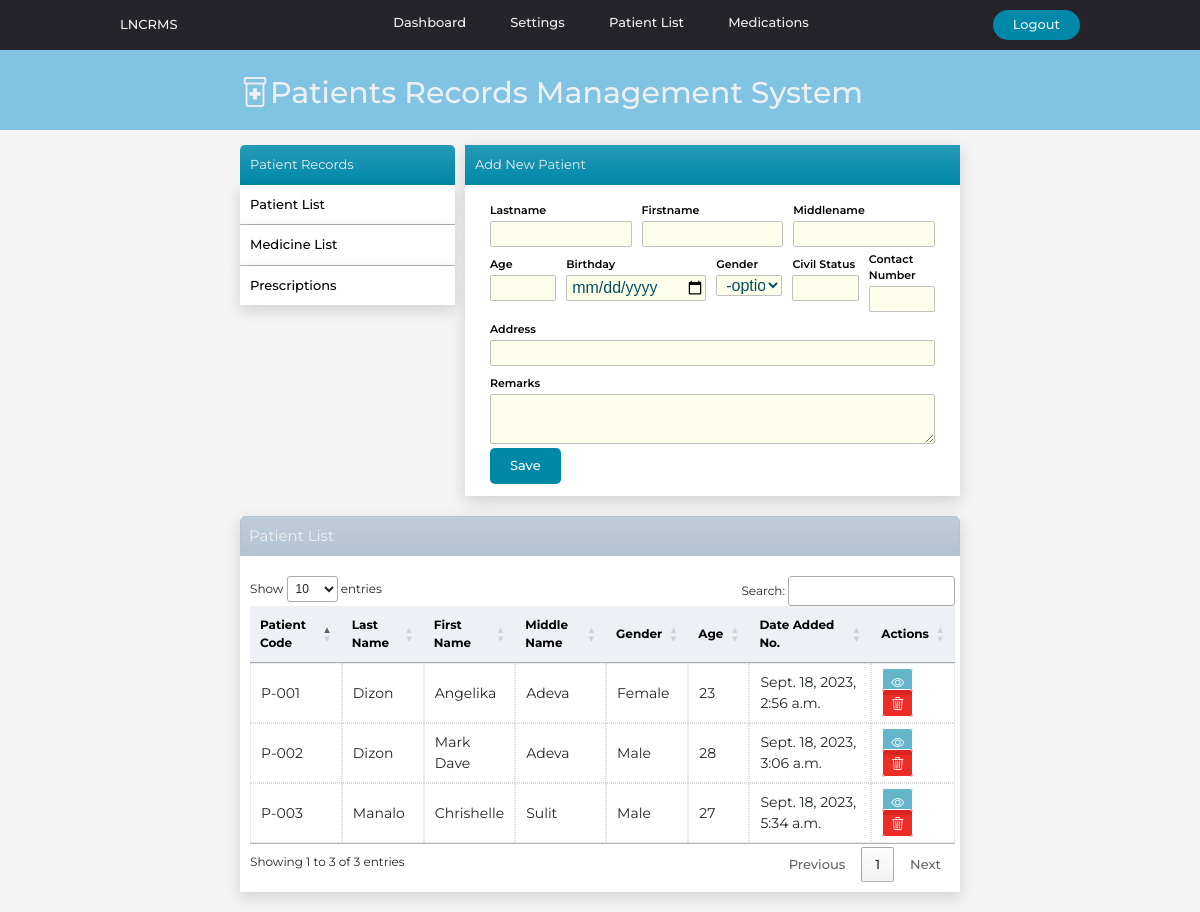
/patientlist/, run on the app's committed database.
### website/models.py (models this page shows)
class Patient(models.Model):
    created_at = models.DateTimeField(auto_now_add=True)
    patient_code=models.CharField(max_length=50)
    first_name = models.CharField(max_length=50)
    middle_name = models.CharField(max_length=50)
    last_name = models.CharField(max_length=50)
    age = models.CharField(max_length=50)
    bday = models.CharField(max_length=50,default='')
    civil_status = models.CharField(max_length=50,default='')
    gender = models.CharField(max_length=50)
    address = models.CharField(max_length=100)
    contact_number = models.CharField(max_length=50)

### website/views.py (the view, shortened to what this page needs)
# urls.py: path('patientlist/',views.patientlist, name='patientlist'),
def patientlist(request):
    patientsdata = {'patientsdata': Patient.objects.all()}
    return render(request, 'patientlist.html',patientsdata)

### website/templates/patientlist.html
{% extends 'index.html' %}
{% block content%}
    <div class="container1">
      {% include "sidemenu.html" %}
      <div class="reg-area">
        {% include 'newpatient.html' %}
      </div>
    </div>
    <div class="container2">
      <div class="table-title bg-gradient">Patient List</div>
      <div class="table-box">
        {% include 'patientstable.html' %}
      </div>
</div>
{%endblock%}

### website/templates/patientstable.html
    <table id="patienttable" class="patient-tables">
      <thead >
        <th>Patient Code</th>
        <th>Last Name</th>
        <th>First Name</th>
        <th>Middle Name</th>
        <th>Gender</th>
        <th>Age</th>
        <th>Date Added No.</th>
        <th>Actions</th>
      </thead>
      <tbody>
        {% for x in patientsdata %}
        <tr>
          <td>{{x.patient_code}}</td>
          <td>{{x.last_name}}</td>
          <td>{{x.first_name}}</td>
          <td>{{x.middle_name}}</td>
          <td>{{x.gender}}</td>
          <td>{{x.age}}</td>
          <td>{{x.created_at}}</td>
          <td>
            <a href="{% url 'patientinfo' x.id %}" id="link-view"><i class="bi bi-eye"></i></a>
            <a href="#" id="link-delete"><i class="bi bi-trash3"></i></a>
          </td>
        </tr>
        {% endfor %}
      </tbody>
    </table>

### website/static/style.css (style rules this page uses)
* { box-sizing:border-box; margin: 0; padding: 0; font-family: 'Montserrat', sans-serif; }
body { background-color: #f4f4f4; }
li,a,strong, button { font-family: 'Montserrat', sans-serif; font-weight: 500; font-size: 13px; color: #edf0f1; text-decoration: none; padding: 0px 0px; margin: 0px 0px; }
.container1 { display: inline-flex; height: auto; margin-top:10px; width: 100%; }
.container2 { height: 100%; margin-top: 10px; width: 100%; background-color: white; box-shadow: 0 5px 15px 0 #00000026; }
.reg-area { margin-left: 10px; width: 80%; background-color: white; box-shadow: 0 5px 15px 0 #00000026; }
.table-title { color: #edf0f1 ; background-color: #b4c3d3; width: 100%; margin-top: 20px; padding: 8px; border-style: solid; border-color: #b4c3d3; border-width: 1px; border-radius: 5px 5px 0 0; font-size: 15px; }
.table-box { margin: 20px 0; padding: 0 5px 10px 10px; background-color: white; height: auto; width: 100%; font-size: 12px; }
table { width: 100%; }
th { padding: 10px; font-size: 12px; color: black; background-color: #b4c3d33c; }
tr { font-size: 14px; }
td { border: 1px dotted #ddd; width: auto; }
#link-view { color: white; border: 1px solid white; padding: 5px 8px; background-color: #0087a99c; border-radius: 3px; }
#link-delete { color: white; border: 1px solid white; padding: 5px 8px; background-color:rgba(235, 18, 11, 0.89); border-radius: 3px; }

### data on the page
Patient: patient_code "P-001", last_name "Dizon", first_name "Angelika", middle_name "Adeva", gender "Female", age "23", created_at "Sept. 18, 2023, 2:56 a.m."
Patient: patient_code "P-002", last_name "Dizon", first_name "Mark Dave", middle_name "Adeva", gender "Male", age "28", created_at "Sept. 18, 2023, 3:06 a.m."
Patient: patient_code "P-003", last_name "Manalo", first_name "Chrishelle", middle_name "Sulit", gender "Male", age "27", created_at "Sept. 18, 2023, 5:34 a.m."
